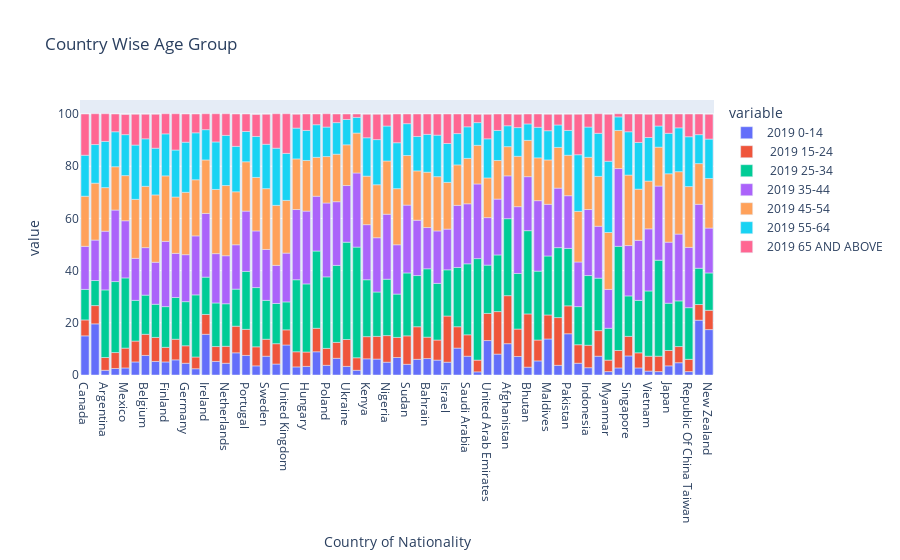

Notebook code for this chart:
### Code cell
px.bar(df, df.index,['2019 0-14', ' 2019 15-24', ' 2019 25-34',
       '2019 35-44', '2019 45-54', '2019 55-64',
        '2019 65 AND ABOVE'], title='Country Wise Age Group')

### Figure 1 — Plotly figure (JSON) as saved in the notebook; plotly's stock layout.template omitted (floating-point values rounded to 4 significant figures)
{"data": [{"alignmentgroup": "True", "hovertemplate": "variable=2019 0-14<br>Country of Nationality=%{x}<br>value=%{y}<extra></extra>", "legendgroup": "2019 0-14", "marker": {"color": "#636efa", "pattern": {"shape": ""}}, "name": "2019 0-14", "offsetgroup": "2019 0-14", "orientation": "v", "showlegend": true, "textposition": "auto", "type": "bar", "x": ["Canada", "United States Of America", "Argentina", "Brazil", "Mexico", "Austria", "Belgium", "Denmark", "Finland", "France", "Germany", "Greece", "Ireland", "Italy", "Netherlands", "Norway", "Portugal", "Spain", "Sweden", "Switzerland", "United Kingdom", "Czech Rep.", "Hungary", "Kazakhstan", "Poland", "Russian Federation", "Ukraine", "Egypt", "Kenya", "Mauritius", "Nigeria", "South Africa", "Sudan", "Tanzania", "Bahrain", "Iraq", "Israel", "Oman", "Saudi Arabia", "Turkey", "United Arab Emirates", "Yemen", "Afghanistan", "Bangladesh", "Bhutan", "Iran", "Maldives", "Nepal", "Pakistan", "Sri Lanka", "Indonesia", "Malaysia", "Myanmar", "Philippines", "Singapore", "Thailand", "Vietnam", "China", "Japan", "Korea (Republic Of ", "Republic Of China Taiwan", "Australia", "New Zealand"], "xaxis": "x", "y": [15, 19.6, 1.8, 2.5, 2.7, 5, 7.5, 5.2, 5, 5.8, 4.5, 2.4, 15.6, 5.2, 4.5, 8.5, 7.5, 3.5, 7.2, 4.2, 11.5, 3.1, 3.3, 8.9, 3.7, 6.4, 3.3, 1.8, 6.2, 6.1, 4.9, 6.7, 4.1, 6, 6.3, 5.7, 4.9, 10.3, 7.2, 1.2, 13.2, 8, 12, 7.1, 3, 5.4, 13.8, 3.7, 15.8, 4.5, 2.8, 7.2, 1.3, 2.7, 7.3, 2.7, 1.5, 1.3, 3.5, 4.7, 1.3, 21, 17.4], "yaxis": "y"}, {"alignmentgroup": "True", "hovertemplate": "variable= 2019 15-24<br>Country of Nationality=%{x}<br>value=%{y}<extra></extra>", "legendgroup": " 2019 15-24", "marker": {"color": "#EF553B", "pattern": {"shape": ""}}, "name": " 2019 15-24", "offsetgroup": " 2019 15-24", "orientation": "v", "showlegend": true, "textposition": "auto", "type": "bar", "x": ["Canada", "United States Of America", "Argentina", "Brazil", "Mexico", "Austria", "Belgium", "Denmark", "Finland", "France", "Germany", "Greece", "Ireland", "Italy", "Netherlands", "Norway", "Portugal", "Spain", "Sweden", "Switzerland", "United Kingdom", "Czech Rep.", "Hungary", "Kazakhstan", "Poland", "Russian Federation", "Ukraine", "Egypt", "Kenya", "Mauritius", "Nigeria", "South Africa", "Sudan", "Tanzania", "Bahrain", "Iraq", "Israel", "Oman", "Saudi Arabia", "Turkey", "United Arab Emirates", "Yemen", "Afghanistan", "Bangladesh", "Bhutan", "Iran", "Maldives", "Nepal", "Pakistan", "Sri Lanka", "Indonesia", "Malaysia", "Myanmar", "Philippines", "Singapore", "Thailand", "Vietnam", "China", "Japan", "Korea (Republic Of ", "Republic Of China Taiwan", "Australia", "New Zealand"], "xaxis": "x", "y": [6.1, 7, 4.9, 6.1, 7.6, 8, 8.1, 9.2, 5.6, 7.9, 6.7, 4.5, 7.6, 5.7, 6.5, 10.2, 10, 7.3, 6.5, 7.8, 5.8, 5.8, 5.5, 9, 6.5, 6.1, 10.3, 4.8, 8.5, 8.7, 10.2, 7.7, 10.9, 12.5, 8.2, 7.7, 17.7, 8.2, 8.2, 4.5, 10.4, 16.3, 18.4, 10.5, 20.4, 8, 9.2, 18.3, 10.7, 7.1, 8.6, 9.8, 4.4, 6.7, 7.5, 5.8, 5.7, 5.9, 5.9, 6.2, 4.7, 6, 7.4], "yaxis": "y"}, {"alignmentgroup": "True", "hovertemplate": "variable= 2019 25-34<br>Country of Nationality=%{x}<br>value=%{y}<extra></extra>", "legendgroup": " 2019 25-34", "marker": {"color": "#00cc96", "pattern": {"shape": ""}}, "name": " 2019 25-34", "offsetgroup": " 2019 25-34", "orientation": "v", "showlegend": true, "textposition": "auto", "type": "bar", "x": ["Canada", "United States Of America", "Argentina", "Brazil", "Mexico", "Austria", "Belgium", "Denmark", "Finland", "France", "Germany", "Greece", "Ireland", "Italy", "Netherlands", "Norway", "Portugal", "Spain", "Sweden", "Switzerland", "United Kingdom", "Czech Rep.", "Hungary", "Kazakhstan", "Poland", "Russian Federation", "Ukraine", "Egypt", "Kenya", "Mauritius", "Nigeria", "South Africa", "Sudan", "Tanzania", "Bahrain", "Iraq", "Israel", "Oman", "Saudi Arabia", "Turkey", "United Arab Emirates", "Yemen", "Afghanistan", "Bangladesh", "Bhutan", "Iran", "Maldives", "Nepal", "Pakistan", "Sri Lanka", "Indonesia", "Malaysia", "Myanmar", "Philippines", "Singapore", "Thailand", "Vietnam", "China", "Japan", "Korea (Republic Of ", "Republic Of China Taiwan", "Australia", "New Zealand"], "xaxis": "x", "y": [11.7, 9.6, 25.9, 27.2, 26.9, 15.6, 15, 12.7, 15.6, 16, 16.9, 23.8, 14.3, 16.7, 16.3, 14.2, 22.2, 22.7, 14.9, 15.4, 10.7, 27.6, 26.1, 29.6, 27.4, 29.5, 37.3, 42.4, 21.8, 17, 21.6, 16.6, 24.1, 19.6, 26.2, 21.7, 17.7, 22.7, 27.2, 38.9, 18.5, 21.7, 29.5, 21.3, 31.9, 26.4, 22.6, 26.8, 22, 14.6, 26.7, 20.1, 12.2, 39.9, 15.5, 20.1, 25, 36.8, 18.1, 17.5, 19.8, 13.9, 14.3], "yaxis": "y"}, {"alignmentgroup": "True", "hovertemplate": "variable=2019 35-44<br>Country of Nationality=%{x}<br>value=%{y}<extra></extra>", "legendgroup": "2019 35-44", "marker": {"color": "#ab63fa", "pattern": {"shape": ""}}, "name": "2019 35-44", "offsetgroup": "2019 35-44", "orientation": "v", "showlegend": true, "textposition": "auto", "type": "bar", "x": ["Canada", "United States Of America", "Argentina", "Brazil", "Mexico", "Austria", "Belgium", "Denmark", "Finland", "France", "Germany", "Greece", "Ireland", "Italy", "Netherlands", "Norway", "Portugal", "Spain", "Sweden", "Switzerland", "United Kingdom", "Czech Rep.", "Hungary", "Kazakhstan", "Poland", "Russian Federation", "Ukraine", "Egypt", "Kenya", "Mauritius", "Nigeria", "South Africa", "Sudan", "Tanzania", "Bahrain", "Iraq", "Israel", "Oman", "Saudi Arabia", "Turkey", "United Arab Emirates", "Yemen", "Afghanistan", "Bangladesh", "Bhutan", "Iran", "Maldives", "Nepal", "Pakistan", "Sri Lanka", "Indonesia", "Malaysia", "Myanmar", "Philippines", "Singapore", "Thailand", "Vietnam", "China", "Japan", "Korea (Republic Of ", "Republic Of China Taiwan", "Australia", "New Zealand"], "xaxis": "x", "y": [16.5, 15.5, 22.5, 27.4, 21.9, 16.1, 18.2, 16.1, 25, 16.9, 18, 22.6, 24.4, 18.9, 18.4, 17, 23.1, 21.7, 19.5, 14.6, 18.7, 26.9, 27.9, 21, 28.3, 24.4, 21.7, 28.4, 21.1, 20.8, 24.9, 18.9, 26, 21.2, 15.8, 20.1, 15.6, 23.8, 23, 28.6, 18.2, 21.4, 16.4, 25.6, 20.7, 27, 19.8, 22.8, 20.2, 17.1, 25.3, 19.9, 14.9, 29.8, 19.3, 23, 23.8, 28.4, 23.4, 25.6, 23.1, 24.5, 17.2], "yaxis": "y"}, {"alignmentgroup": "True", "hovertemplate": "variable=2019 45-54<br>Country of Nationality=%{x}<br>value=%{y}<extra></extra>", "legendgroup": "2019 45-54", "marker": {"color": "#FFA15A", "pattern": {"shape": ""}}, "name": "2019 45-54", "offsetgroup": "2019 45-54", "orientation": "v", "showlegend": true, "textposition": "auto", "type": "bar", "x": ["Canada", "United States Of America", "Argentina", "Brazil", "Mexico", "Austria", "Belgium", "Denmark", "Finland", "France", "Germany", "Greece", "Ireland", "Italy", "Netherlands", "Norway", "Portugal", "Spain", "Sweden", "Switzerland", "United Kingdom", "Czech Rep.", "Hungary", "Kazakhstan", "Poland", "Russian Federation", "Ukraine", "Egypt", "Kenya", "Mauritius", "Nigeria", "South Africa", "Sudan", "Tanzania", "Bahrain", "Iraq", "Israel", "Oman", "Saudi Arabia", "Turkey", "United Arab Emirates", "Yemen", "Afghanistan", "Bangladesh", "Bhutan", "Iran", "Maldives", "Nepal", "Pakistan", "Sri Lanka", "Indonesia", "Malaysia", "Myanmar", "Philippines", "Singapore", "Thailand", "Vietnam", "China", "Japan", "Korea (Republic Of ", "Republic Of China Taiwan", "Australia", "New Zealand"], "xaxis": "x", "y": [19.2, 21.8, 16.7, 16.6, 17.3, 22.6, 23.5, 25.8, 25.1, 21.6, 23.9, 21.5, 20.5, 24.6, 26.9, 20.3, 18.9, 20.5, 23.3, 23, 20.2, 19.4, 19.4, 14.9, 17.8, 18.2, 15.6, 15.3, 18.6, 20.3, 20.4, 21.5, 19, 18.9, 21.2, 20.8, 17.9, 15.5, 17.4, 14.8, 15.2, 14.8, 11.2, 19.3, 13.9, 16.4, 17, 15.6, 15.5, 19.4, 20, 19.1, 21.8, 14.6, 27, 19.6, 18.3, 14.9, 26.2, 23.9, 23.3, 15.6, 19], "yaxis": "y"}, {"alignmentgroup": "True", "hovertemplate": "variable=2019 55-64<br>Country of Nationality=%{x}<br>value=%{y}<extra></extra>", "legendgroup": "2019 55-64", "marker": {"color": "#19d3f3", "pattern": {"shape": ""}}, "name": "2019 55-64", "offsetgroup": "2019 55-64", "orientation": "v", "showlegend": true, "textposition": "auto", "type": "bar", "x": ["Canada", "United States Of America", "Argentina", "Brazil", "Mexico", "Austria", "Belgium", "Denmark", "Finland", "France", "Germany", "Greece", "Ireland", "Italy", "Netherlands", "Norway", "Portugal", "Spain", "Sweden", "Switzerland", "United Kingdom", "Czech Rep.", "Hungary", "Kazakhstan", "Poland", "Russian Federation", "Ukraine", "Egypt", "Kenya", "Mauritius", "Nigeria", "South Africa", "Sudan", "Tanzania", "Bahrain", "Iraq", "Israel", "Oman", "Saudi Arabia", "Turkey", "United Arab Emirates", "Yemen", "Afghanistan", "Bangladesh", "Bhutan", "Iran", "Maldives", "Nepal", "Pakistan", "Sri Lanka", "Indonesia", "Malaysia", "Myanmar", "Philippines", "Singapore", "Thailand", "Vietnam", "China", "Japan", "Korea (Republic Of ", "Republic Of China Taiwan", "Australia", "New Zealand"], "xaxis": "x", "y": [15.7, 14.8, 17.7, 13.4, 15.7, 20.8, 18.2, 17.9, 16.1, 18, 19.2, 18, 11.6, 18.2, 19.2, 17.4, 11.6, 15.7, 17, 21.9, 18, 11.8, 11.5, 12.5, 11.3, 12.1, 9.7, 6, 14.7, 17.3, 13.4, 17.6, 12.2, 13.2, 14.5, 15.9, 14.9, 12, 12.1, 8.7, 15, 11.5, 8, 11, 6.3, 11.7, 11.2, 8.6, 9.5, 21.7, 11.6, 16.5, 27.3, 5.2, 16.6, 17.9, 16.7, 8.1, 15.5, 16.8, 19.1, 11.1, 15.1], "yaxis": "y"}, {"alignmentgroup": "True", "hovertemplate": "variable=2019 65 AND ABOVE<br>Country of Nationality=%{x}<br>value=%{y}<extra></extra>", "legendgroup": "2019 65 AND ABOVE", "marker": {"color": "#FF6692", "pattern": {"shape": ""}}, "name": "2019 65 AND ABOVE", "offsetgroup": "2019 65 AND ABOVE", "orientation": "v", "showlegend": true, "textposition": "auto", "type": "bar", "x": ["Canada", "United States Of America", "Argentina", "Brazil", "Mexico", "Austria", "Belgium", "Denmark", "Finland", "France", "Germany", "Greece", "Ireland", "Italy", "Netherlands", "Norway", "Portugal", "Spain", "Sweden", "Switzerland", "United Kingdom", "Czech Rep.", "Hungary", "Kazakhstan", "Poland", "Russian Federation", "Ukraine", "Egypt", "Kenya", "Mauritius", "Nigeria", "South Africa", "Sudan", "Tanzania", "Bahrain", "Iraq", "Israel", "Oman", "Saudi Arabia", "Turkey", "United Arab Emirates", "Yemen", "Afghanistan", "Bangladesh", "Bhutan", "Iran", "Maldives", "Nepal", "Pakistan", "Sri Lanka", "Indonesia", "Malaysia", "Myanmar", "Philippines", "Singapore", "Thailand", "Vietnam", "China", "Japan", "Korea (Republic Of ", "Republic Of China Taiwan", "Australia", "New Zealand"], "xaxis": "x", "y": [15.8, 11.8, 10.6, 6.8, 7.7, 11.8, 9.4, 13, 7.7, 13.9, 10.8, 7.2, 6.1, 10.8, 8.3, 12.4, 6.7, 8.4, 11.5, 13.2, 15.2, 5.3, 6.3, 4.1, 5.1, 3.3, 2.1, 1.3, 9, 9.7, 4.5, 11, 3.7, 8.6, 7.8, 8.1, 11.3, 7.5, 4.9, 3.2, 9.4, 6.3, 4.5, 5.1, 3.8, 5.1, 6.3, 4.1, 6.2, 15.5, 5, 7.5, 18, 1.2, 6.8, 10.9, 8.9, 4.6, 7.4, 5.3, 8.7, 7.9, 9.5], "yaxis": "y"}], "layout": {"barmode": "relative", "legend": {"title": {"text": "variable"}, "tracegroupgap": 0}, "title": {"text": "Country Wise Age Group"}, "xaxis": {"anchor": "y", "domain": [0, 1], "title": {"text": "Country of Nationality"}}, "yaxis": {"anchor": "x", "domain": [0, 1], "title": {"text": "value"}}}}
